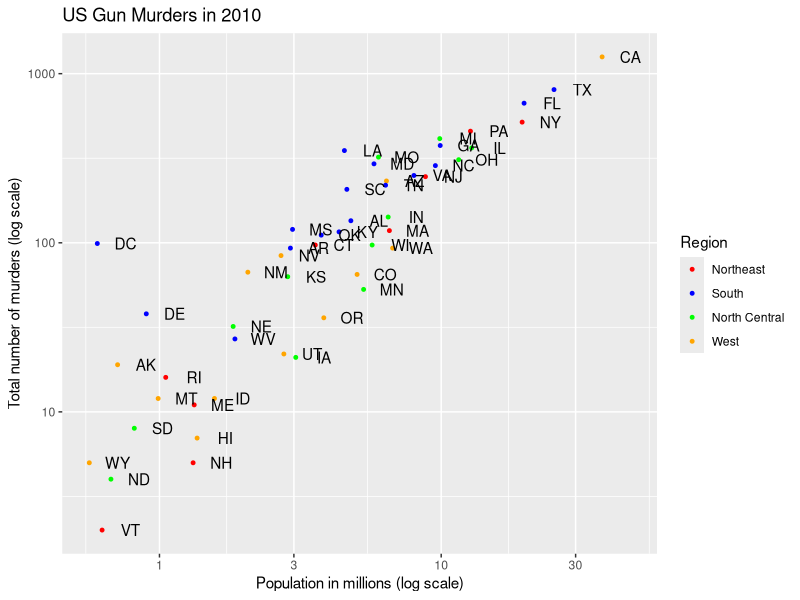
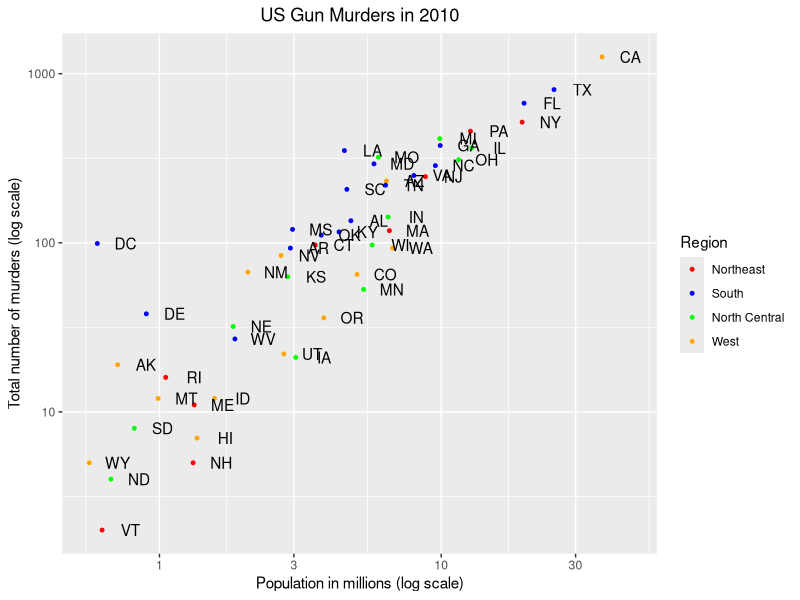
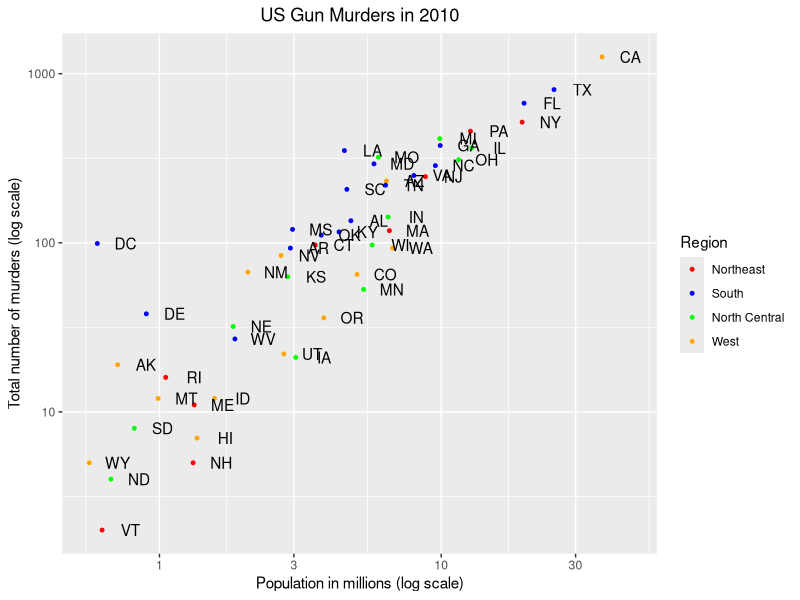

These charts were generated, in order, by the following R code:
library(dslabs)
library(ggplot2)

# first graph object with Data
sp = ggplot(data = murders, aes(x = population/10^6, y = total, label = abb) )
# sp = ggplot(data = murders)
# sp = ggplot(murders)
#class(sp)
#sp
#head(murders)

# geometric layer: scatter Plot
sp = sp + geom_point(aes(color = region), size = 1)
#sp

# adding our own color and legend title
sp = sp + scale_color_manual(values = c("red", "blue", "green", "orange"), name = "Region")

# add the labels for each point
sp = sp + geom_text(nudge_x = 0.1)
#sp

# change x and y to log scale
sp = sp + scale_x_log10() + scale_y_log10()
#sp

# add labels
sp = sp + xlab("Population in millions (log scale)") + ylab("Total number of murders (log scale)")
#sp

# add ggtitle
sp = sp + ggtitle("US Gun Murders in 2010")
sp

# adjusting the title
sp = sp + theme(plot.title = element_text(hjust = 0.5))
sp

# changing the legend title
# capitalizing legend to Region
#sp = sp + scale_color_discrete(name = "Region")
sp
